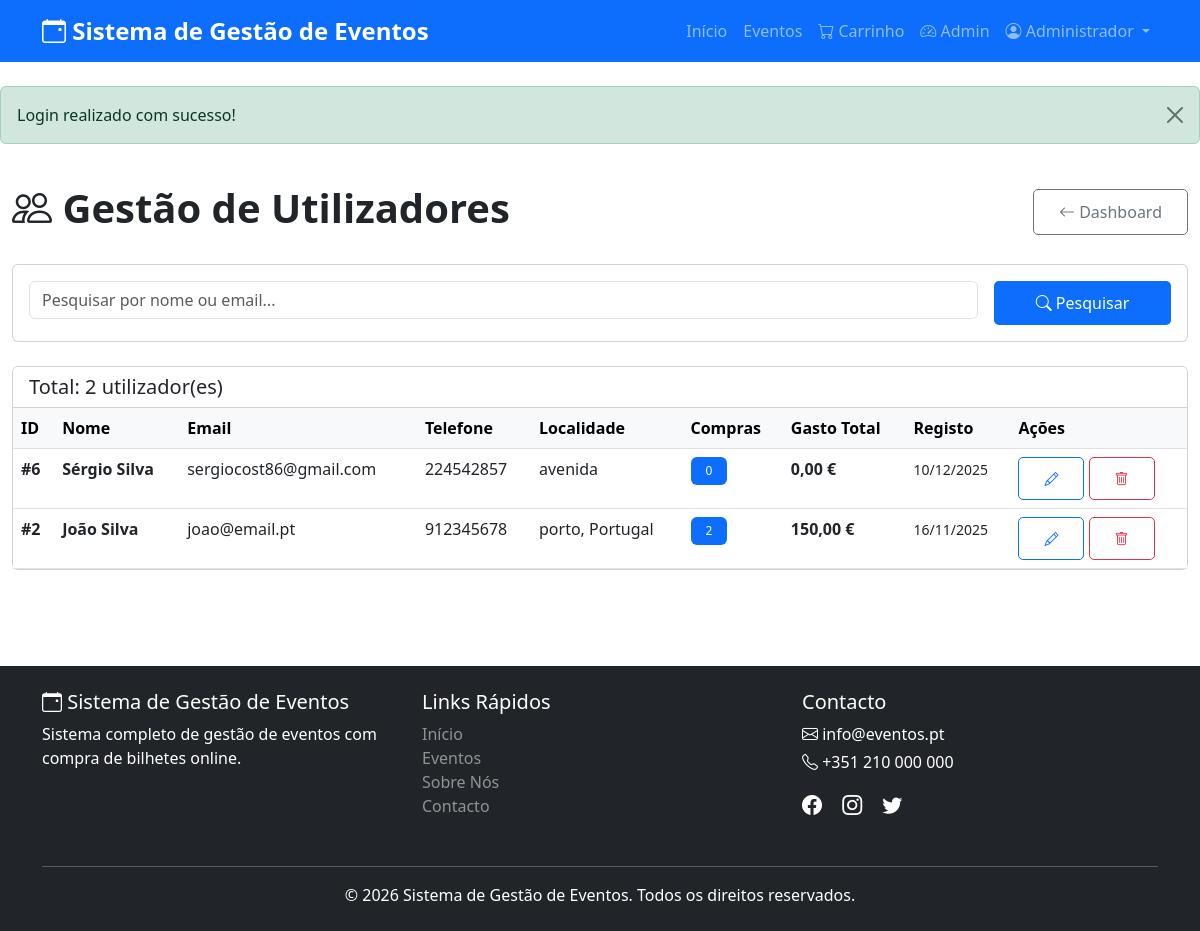
/users.php (signed in), run on the app's committed database.
### tables this page shows
CREATE TABLE `users` (
  `id` int(11) NOT NULL,
  `name` varchar(100) NOT NULL,
  `email` varchar(100) NOT NULL,
  `password` varchar(255) NOT NULL,
  `phone` varchar(20) DEFAULT NULL,
  `address` text DEFAULT NULL,
  `role` enum('admin','user') DEFAULT 'user',
  `created_at` timestamp NOT NULL DEFAULT current_timestamp(),
  `updated_at` timestamp NOT NULL DEFAULT current_timestamp() ON UPDATE current_timestamp()
);

### users.php (the view, shortened to what this page needs)
<?php
require_once '../config.php';
$search = isset($_GET['search']) ? sanitize($_GET['search']) : '';
$query = "SELECT * FROM users WHERE role = 'user'";
$params = [];
$query .= " ORDER BY created_at DESC";
$stmt = $conn->prepare($query);
$stmt->execute($params);
$users = $stmt->fetchAll();
include '../includes/header.php';
?>
<div class="container-fluid py-4">
    <div class="d-flex justify-content-between align-items-center mb-4">
        <h1 class="fw-bold"><i class="bi bi-people"></i> Gestão de Utilizadores</h1>
        <a href="index.php" class="btn btn-outline-secondary">
            <i class="bi bi-arrow-left"></i> Dashboard
        </a>
    </div>
    <div class="card mb-4">
        <div class="card-body">
            <form method="GET" class="row g-3">
                <div class="col-md-10">
                    <input type="text" name="search" class="form-control" placeholder="Pesquisar por nome ou email..." value="<?php echo htmlspecialchars($search); ?>">
                </div>
                <div class="col-md-2">
                    <button type="submit" class="btn btn-primary w-100"><i class="bi bi-search"></i> Pesquisar</button>
                </div>
            </form>
        </div>
    </div>
    <div class="card">
        <div class="card-header bg-white">
            <h5 class="mb-0">Total: <?php echo count($users); ?> utilizador(es)</h5>
        </div>
        <div class="card-body p-0">
            <div class="table-responsive">
                <table class="table table-hover mb-0">
                    <thead class="table-light">
                        <tr>
                            <th>ID</th>
                            <th>Nome</th>
                            <th>Email</th>
                            <th>Telefone</th>
                            <th>Localidade</th>
                            <th>Compras</th>
                            <th>Gasto Total</th>
                            <th>Registo</th>
                            <th>Ações</th>
                        </tr>
                    </thead>
                    <tbody>
                        <?php foreach ($users as $user):
                            $stmt = $conn->prepare("SELECT COUNT(*) as count, SUM(total_price) as total FROM purchases WHERE user_id = ?");
                            $stmt->execute([$user['id']]);
                            $user_stats = $stmt->fetch();
                        ?>
                            <tr>
                                <td><strong>#<?php echo $user['id']; ?></strong></td>
                                <td><strong><?php echo htmlspecialchars($user['name']); ?></strong></td>
                                <td><?php echo htmlspecialchars($user['email']); ?></td>
                                <td><?php echo htmlspecialchars($user['phone']); ?></td>
                                <td><?php echo htmlspecialchars($user['address']); ?></td>
                                <td><span class="badge bg-primary"><?php echo $user_stats['count']; ?></span></td>
                                <td><strong><?php echo formatPrice($user_stats['total'] ?? 0); ?></strong></td>
                                <td><small><?php echo date('d/m/Y', strtotime($user['created_at'])); ?></small></td>
                                <td>
                                    <a href="user_edit.php?id=<?php echo $user['id']; ?>" class="btn btn-sm btn-outline-primary"><i class="bi bi-pencil"></i></a>
                                    <a href="users.php?delete=<?php echo $user['id']; ?>" class="btn btn-sm btn-outline-danger delete-btn"><i class="bi bi-trash"></i></a>
                                </td>
                            </tr>
                        <?php endforeach; ?>
                    </tbody>
                </table>
            </div>
        </div>
    </div>
</div>
<?php include '../includes/footer.php'; ?>

### assets/css/style.css (style rules this page uses)
:root { --primary-color: #0d6efd; --secondary-color: #6c757d; --success-color: #198754; --danger-color: #dc3545; --warning-color: #ffc107; }
body { min-height: 100vh; display: flex; flex-direction: column; font-family: "Segoe UI", Tahoma, Geneva, Verdana, sans-serif; }
.btn { padding: 10px 25px; border-radius: 5px; font-weight: 500; }
.btn-primary { background: var(--primary-color); border: none; }
.badge { padding: 8px 15px; font-weight: 500; }

### data on the page
users: id "6", name "Sérgio Silva", email "sergiocost86@gmail.com", phone "224542857", address "avenida", count "0", total "0,00 €", created_at "10/12/2025"
users: id "2", name "João Silva", email "joao@email.pt", phone "912345678", address "porto, Portugal", count "2", total "150,00 €", created_at "16/11/2025"

### other printed values
SITE_NAME "Sistema de Gestão de Eventos"
$_SESSION['user_name'] "Administrador"
$alert['message'] "Login realizado com sucesso!"
count($users) "2"
